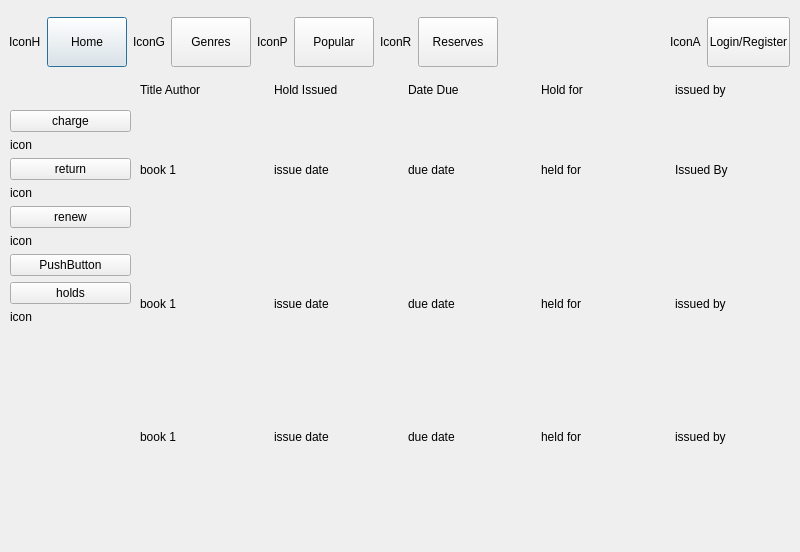
<?xml version="1.0" encoding="UTF-8"?>
<ui version="4.0">
 <class>Dialog</class>
 <widget class="QDialog" name="Dialog">
  <property name="geometry">
   <rect>
    <x>0</x>
    <y>0</y>
    <width>800</width>
    <height>552</height>
   </rect>
  </property>
  <property name="windowTitle">
   <string>Dialog</string>
  </property>
  <widget class="QWidget" name="layoutWidget_2">
   <property name="geometry">
    <rect>
     <x>9</x>
     <y>12</y>
     <width>781</width>
     <height>61</height>
    </rect>
   </property>
   <layout class="QHBoxLayout" name="NavBar">
    <item>
     <spacer name="horizontalSpacer_5">
      <property name="maximumSize">
       <size>
        <width>16777215</width>
        <height>50</height>
       </size>
      </property>
      <property name="orientation">
       <enum>Qt::Horizontal</enum>
      </property>
      <property name="sizeType">
       <enum>QSizePolicy::Maximum</enum>
      </property>
      <property name="sizeHint" stdset="0">
       <size>
        <width>20</width>
        <height>20</height>
       </size>
      </property>
     </spacer>
    </item>
    <item>
     <widget class="QLabel" name="IconH">
      <property name="maximumSize">
       <size>
        <width>16777215</width>
        <height>50</height>
       </size>
      </property>
      <property name="text">
       <string>IconH</string>
      </property>
     </widget>
    </item>
    <item>
     <widget class="QPushButton" name="homeButton_2">
      <property name="maximumSize">
       <size>
        <width>16777215</width>
        <height>50</height>
       </size>
      </property>
      <property name="text">
       <string>Home</string>
      </property>
     </widget>
    </item>
    <item>
     <widget class="QLabel" name="IconG">
      <property name="maximumSize">
       <size>
        <width>16777215</width>
        <height>50</height>
       </size>
      </property>
      <property name="text">
       <string>IconG</string>
      </property>
     </widget>
    </item>
    <item>
     <widget class="QPushButton" name="genres">
      <property name="maximumSize">
       <size>
        <width>16777215</width>
        <height>50</height>
       </size>
      </property>
      <property name="text">
       <string>Genres</string>
      </property>
     </widget>
    </item>
    <item>
     <widget class="QLabel" name="IconP">
      <property name="maximumSize">
       <size>
        <width>16777215</width>
        <height>50</height>
       </size>
      </property>
      <property name="text">
       <string>IconP</string>
      </property>
     </widget>
    </item>
    <item>
     <widget class="QPushButton" name="popularButton">
      <property name="maximumSize">
       <size>
        <width>16777215</width>
        <height>50</height>
       </size>
      </property>
      <property name="text">
       <string>Popular</string>
      </property>
     </widget>
    </item>
    <item>
     <widget class="QLabel" name="IconR">
      <property name="maximumSize">
       <size>
        <width>16777215</width>
        <height>50</height>
       </size>
      </property>
      <property name="text">
       <string>IconR</string>
      </property>
     </widget>
    </item>
    <item>
     <widget class="QPushButton" name="reservesButton">
      <property name="maximumSize">
       <size>
        <width>16777215</width>
        <height>50</height>
       </size>
      </property>
      <property name="text">
       <string>Reserves</string>
      </property>
     </widget>
    </item>
    <item>
     <spacer name="verticalSpacer_2">
      <property name="maximumSize">
       <size>
        <width>16777215</width>
        <height>50</height>
       </size>
      </property>
      <property name="orientation">
       <enum>Qt::Vertical</enum>
      </property>
      <property name="sizeType">
       <enum>QSizePolicy::Maximum</enum>
      </property>
      <property name="sizeHint" stdset="0">
       <size>
        <width>20</width>
        <height>50</height>
       </size>
      </property>
     </spacer>
    </item>
    <item>
     <spacer name="horizontalSpacer_3">
      <property name="maximumSize">
       <size>
        <width>16777215</width>
        <height>50</height>
       </size>
      </property>
      <property name="orientation">
       <enum>Qt::Horizontal</enum>
      </property>
      <property name="sizeType">
       <enum>QSizePolicy::MinimumExpanding</enum>
      </property>
      <property name="sizeHint" stdset="0">
       <size>
        <width>80</width>
        <height>20</height>
       </size>
      </property>
     </spacer>
    </item>
    <item>
     <widget class="QLabel" name="labelA">
      <property name="maximumSize">
       <size>
        <width>16777215</width>
        <height>50</height>
       </size>
      </property>
      <property name="text">
       <string>IconA</string>
      </property>
     </widget>
    </item>
    <item>
     <widget class="QPushButton" name="loginReg">
      <property name="maximumSize">
       <size>
        <width>16777215</width>
        <height>50</height>
       </size>
      </property>
      <property name="text">
       <string>Login/Register</string>
      </property>
     </widget>
    </item>
    <item>
     <spacer name="horizontalSpacer_4">
      <property name="maximumSize">
       <size>
        <width>16777215</width>
        <height>50</height>
       </size>
      </property>
      <property name="orientation">
       <enum>Qt::Horizontal</enum>
      </property>
      <property name="sizeType">
       <enum>QSizePolicy::Maximum</enum>
      </property>
      <property name="sizeHint" stdset="0">
       <size>
        <width>20</width>
        <height>20</height>
       </size>
      </property>
     </spacer>
    </item>
   </layout>
  </widget>
  <widget class="QWidget" name="gridLayoutWidget">
   <property name="geometry">
    <rect>
     <x>140</x>
     <y>80</y>
     <width>643</width>
     <height>421</height>
    </rect>
   </property>
   <layout class="QGridLayout" name="gridLayout">
    <item row="2" column="8">
     <widget class="QLabel" name="label_13">
      <property name="text">
       <string>due date</string>
      </property>
     </widget>
    </item>
    <item row="2" column="11">
     <widget class="QLabel" name="label_14">
      <property name="text">
       <string>held for</string>
      </property>
     </widget>
    </item>
    <item row="2" column="6">
     <spacer name="verticalSpacer_11">
      <property name="orientation">
       <enum>Qt::Vertical</enum>
      </property>
      <property name="sizeHint" stdset="0">
       <size>
        <width>20</width>
        <height>40</height>
       </size>
      </property>
     </spacer>
    </item>
    <item row="0" column="1">
     <widget class="QLabel" name="label_7">
      <property name="text">
       <string>Title Author</string>
      </property>
     </widget>
    </item>
    <item row="2" column="4">
     <widget class="QLabel" name="label_12">
      <property name="text">
       <string>issue date</string>
      </property>
     </widget>
    </item>
    <item row="3" column="6">
     <spacer name="verticalSpacer_10">
      <property name="orientation">
       <enum>Qt::Vertical</enum>
      </property>
      <property name="sizeHint" stdset="0">
       <size>
        <width>20</width>
        <height>40</height>
       </size>
      </property>
     </spacer>
    </item>
    <item row="4" column="9">
     <spacer name="verticalSpacer_16">
      <property name="orientation">
       <enum>Qt::Vertical</enum>
      </property>
      <property name="sizeHint" stdset="0">
       <size>
        <width>20</width>
        <height>40</height>
       </size>
      </property>
     </spacer>
    </item>
    <item row="4" column="4">
     <widget class="QLabel" name="label_19">
      <property name="text">
       <string>issue date</string>
      </property>
     </widget>
    </item>
    <item row="4" column="11">
     <widget class="QLabel" name="label_21">
      <property name="text">
       <string>held for</string>
      </property>
     </widget>
    </item>
    <item row="3" column="11">
     <widget class="QLabel" name="label_16">
      <property name="text">
       <string>held for</string>
      </property>
     </widget>
    </item>
    <item row="4" column="8">
     <widget class="QLabel" name="label_20">
      <property name="text">
       <string>due date</string>
      </property>
     </widget>
    </item>
    <item row="3" column="13">
     <widget class="QLabel" name="label_25">
      <property name="text">
       <string>issued by</string>
      </property>
     </widget>
    </item>
    <item row="0" column="11">
     <widget class="QLabel" name="label_10">
      <property name="text">
       <string>Hold for</string>
      </property>
     </widget>
    </item>
    <item row="3" column="1">
     <widget class="QLabel" name="label_17">
      <property name="text">
       <string>book 1</string>
      </property>
     </widget>
    </item>
    <item row="0" column="8">
     <widget class="QLabel" name="label_9">
      <property name="text">
       <string>Date Due</string>
      </property>
     </widget>
    </item>
    <item row="4" column="1">
     <widget class="QLabel" name="label_22">
      <property name="text">
       <string>book 1</string>
      </property>
     </widget>
    </item>
    <item row="3" column="8">
     <widget class="QLabel" name="label_18">
      <property name="text">
       <string>due date</string>
      </property>
     </widget>
    </item>
    <item row="4" column="3">
     <spacer name="verticalSpacer_14">
      <property name="orientation">
       <enum>Qt::Vertical</enum>
      </property>
      <property name="sizeHint" stdset="0">
       <size>
        <width>20</width>
        <height>40</height>
       </size>
      </property>
     </spacer>
    </item>
    <item row="0" column="6">
     <spacer name="verticalSpacer_7">
      <property name="orientation">
       <enum>Qt::Vertical</enum>
      </property>
      <property name="sizeType">
       <enum>QSizePolicy::Minimum</enum>
      </property>
      <property name="sizeHint" stdset="0">
       <size>
        <width>20</width>
        <height>20</height>
       </size>
      </property>
     </spacer>
    </item>
    <item row="3" column="3">
     <spacer name="verticalSpacer_9">
      <property name="orientation">
       <enum>Qt::Vertical</enum>
      </property>
      <property name="sizeHint" stdset="0">
       <size>
        <width>20</width>
        <height>40</height>
       </size>
      </property>
     </spacer>
    </item>
    <item row="2" column="3">
     <spacer name="verticalSpacer_5">
      <property name="orientation">
       <enum>Qt::Vertical</enum>
      </property>
      <property name="sizeHint" stdset="0">
       <size>
        <width>20</width>
        <height>40</height>
       </size>
      </property>
     </spacer>
    </item>
    <item row="3" column="4">
     <widget class="QLabel" name="label_15">
      <property name="text">
       <string>issue date</string>
      </property>
     </widget>
    </item>
    <item row="4" column="6">
     <spacer name="verticalSpacer_15">
      <property name="orientation">
       <enum>Qt::Vertical</enum>
      </property>
      <property name="sizeHint" stdset="0">
       <size>
        <width>20</width>
        <height>40</height>
       </size>
      </property>
     </spacer>
    </item>
    <item row="0" column="4">
     <widget class="QLabel" name="label_8">
      <property name="text">
       <string>Hold Issued</string>
      </property>
     </widget>
    </item>
    <item row="2" column="1">
     <widget class="QLabel" name="label_11">
      <property name="text">
       <string>book 1</string>
      </property>
     </widget>
    </item>
    <item row="3" column="9">
     <spacer name="verticalSpacer_12">
      <property name="orientation">
       <enum>Qt::Vertical</enum>
      </property>
      <property name="sizeHint" stdset="0">
       <size>
        <width>20</width>
        <height>40</height>
       </size>
      </property>
     </spacer>
    </item>
    <item row="0" column="3">
     <spacer name="verticalSpacer_6">
      <property name="orientation">
       <enum>Qt::Vertical</enum>
      </property>
      <property name="sizeType">
       <enum>QSizePolicy::Minimum</enum>
      </property>
      <property name="sizeHint" stdset="0">
       <size>
        <width>20</width>
        <height>20</height>
       </size>
      </property>
     </spacer>
    </item>
    <item row="0" column="9">
     <spacer name="verticalSpacer_8">
      <property name="orientation">
       <enum>Qt::Vertical</enum>
      </property>
      <property name="sizeType">
       <enum>QSizePolicy::Minimum</enum>
      </property>
      <property name="sizeHint" stdset="0">
       <size>
        <width>20</width>
        <height>20</height>
       </size>
      </property>
     </spacer>
    </item>
    <item row="2" column="9">
     <spacer name="verticalSpacer_13">
      <property name="orientation">
       <enum>Qt::Vertical</enum>
      </property>
      <property name="sizeHint" stdset="0">
       <size>
        <width>20</width>
        <height>40</height>
       </size>
      </property>
     </spacer>
    </item>
    <item row="4" column="12">
     <spacer name="verticalSpacer_17">
      <property name="orientation">
       <enum>Qt::Vertical</enum>
      </property>
      <property name="sizeHint" stdset="0">
       <size>
        <width>20</width>
        <height>40</height>
       </size>
      </property>
     </spacer>
    </item>
    <item row="2" column="12">
     <spacer name="verticalSpacer_20">
      <property name="orientation">
       <enum>Qt::Vertical</enum>
      </property>
      <property name="sizeHint" stdset="0">
       <size>
        <width>20</width>
        <height>40</height>
       </size>
      </property>
     </spacer>
    </item>
    <item row="0" column="12">
     <spacer name="verticalSpacer_18">
      <property name="orientation">
       <enum>Qt::Vertical</enum>
      </property>
      <property name="sizeType">
       <enum>QSizePolicy::Minimum</enum>
      </property>
      <property name="sizeHint" stdset="0">
       <size>
        <width>20</width>
        <height>20</height>
       </size>
      </property>
     </spacer>
    </item>
    <item row="3" column="12">
     <spacer name="verticalSpacer_19">
      <property name="orientation">
       <enum>Qt::Vertical</enum>
      </property>
      <property name="sizeHint" stdset="0">
       <size>
        <width>20</width>
        <height>40</height>
       </size>
      </property>
     </spacer>
    </item>
    <item row="4" column="13">
     <widget class="QLabel" name="label_23">
      <property name="text">
       <string>issued by</string>
      </property>
     </widget>
    </item>
    <item row="2" column="13">
     <widget class="QLabel" name="label_24">
      <property name="text">
       <string>Issued By</string>
      </property>
     </widget>
    </item>
    <item row="0" column="13">
     <widget class="QLabel" name="label_26">
      <property name="text">
       <string>issued by</string>
      </property>
     </widget>
    </item>
   </layout>
  </widget>
  <widget class="QWidget" name="verticalLayoutWidget">
   <property name="geometry">
    <rect>
     <x>10</x>
     <y>80</y>
     <width>121</width>
     <height>281</height>
    </rect>
   </property>
   <layout class="QVBoxLayout" name="verticalLayout">
    <item>
     <spacer name="verticalSpacer">
      <property name="orientation">
       <enum>Qt::Vertical</enum>
      </property>
      <property name="sizeType">
       <enum>QSizePolicy::Minimum</enum>
      </property>
      <property name="sizeHint" stdset="0">
       <size>
        <width>20</width>
        <height>30</height>
       </size>
      </property>
     </spacer>
    </item>
    <item>
     <widget class="QPushButton" name="pushButton">
      <property name="text">
       <string>charge</string>
      </property>
     </widget>
    </item>
    <item>
     <widget class="QLabel" name="label">
      <property name="text">
       <string>icon</string>
      </property>
     </widget>
    </item>
    <item>
     <widget class="QPushButton" name="pushButton_2">
      <property name="text">
       <string>return</string>
      </property>
     </widget>
    </item>
    <item>
     <widget class="QLabel" name="label_2">
      <property name="text">
       <string>icon</string>
      </property>
     </widget>
    </item>
    <item>
     <widget class="QPushButton" name="pushButton_3">
      <property name="text">
       <string>renew</string>
      </property>
     </widget>
    </item>
    <item>
     <widget class="QLabel" name="label_3">
      <property name="text">
       <string>icon</string>
      </property>
     </widget>
    </item>
    <item>
     <widget class="QPushButton" name="pushButton_5">
      <property name="text">
       <string>PushButton</string>
      </property>
     </widget>
    </item>
    <item>
     <widget class="QPushButton" name="pushButton_4">
      <property name="text">
       <string>holds</string>
      </property>
     </widget>
    </item>
    <item>
     <widget class="QLabel" name="label_4">
      <property name="text">
       <string>icon</string>
      </property>
     </widget>
    </item>
    <item>
     <spacer name="verticalSpacer_3">
      <property name="orientation">
       <enum>Qt::Vertical</enum>
      </property>
      <property name="sizeHint" stdset="0">
       <size>
        <width>20</width>
        <height>40</height>
       </size>
      </property>
     </spacer>
    </item>
   </layout>
  </widget>
 </widget>
 <resources/>
 <connections/>
</ui>
